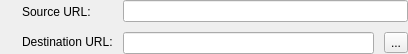
<?xml version="1.0" encoding="UTF-8"?>
<ui version="4.0">
 <class>AceImportWidget</class>
 <widget class="QWidget" name="AceImportWidget">
  <property name="geometry">
   <rect>
    <x>0</x>
    <y>0</y>
    <width>408</width>
    <height>50</height>
   </rect>
  </property>
  <property name="windowTitle">
   <string>Form</string>
  </property>
  <layout class="QHBoxLayout" name="horizontalLayout_2">
   <property name="spacing">
    <number>0</number>
   </property>
   <property name="sizeConstraint">
    <enum>QLayout::SetMinAndMaxSize</enum>
   </property>
   <property name="leftMargin">
    <number>0</number>
   </property>
   <property name="topMargin">
    <number>0</number>
   </property>
   <property name="rightMargin">
    <number>0</number>
   </property>
   <property name="bottomMargin">
    <number>0</number>
   </property>
   <item>
    <layout class="QHBoxLayout" name="horizontalLayout">
     <property name="spacing">
      <number>10</number>
     </property>
     <property name="sizeConstraint">
      <enum>QLayout::SetMinAndMaxSize</enum>
     </property>
     <property name="leftMargin">
      <number>20</number>
     </property>
     <item>
      <layout class="QVBoxLayout" name="verticalLayout_2">
       <property name="spacing">
        <number>6</number>
       </property>
       <property name="sizeConstraint">
        <enum>QLayout::SetMinAndMaxSize</enum>
       </property>
       <property name="leftMargin">
        <number>2</number>
       </property>
       <property name="topMargin">
        <number>0</number>
       </property>
       <item>
        <widget class="QLabel" name="label_2">
         <property name="text">
          <string>Source URL:</string>
         </property>
        </widget>
       </item>
       <item>
        <widget class="QLabel" name="label_3">
         <property name="text">
          <string>Destination URL:</string>
         </property>
        </widget>
       </item>
      </layout>
     </item>
     <item>
      <layout class="QGridLayout" name="gridLayout">
       <property name="sizeConstraint">
        <enum>QLayout::SetMinAndMaxSize</enum>
       </property>
       <item row="1" column="0">
        <widget class="QLineEdit" name="fileNameEdit"/>
       </item>
       <item row="1" column="1">
        <widget class="QToolButton" name="browseButton">
         <property name="text">
          <string>...</string>
         </property>
        </widget>
       </item>
       <item row="0" column="0" colspan="2">
        <widget class="QLineEdit" name="sourseLineEdit"/>
       </item>
      </layout>
     </item>
    </layout>
   </item>
  </layout>
 </widget>
 <resources/>
 <connections/>
</ui>
